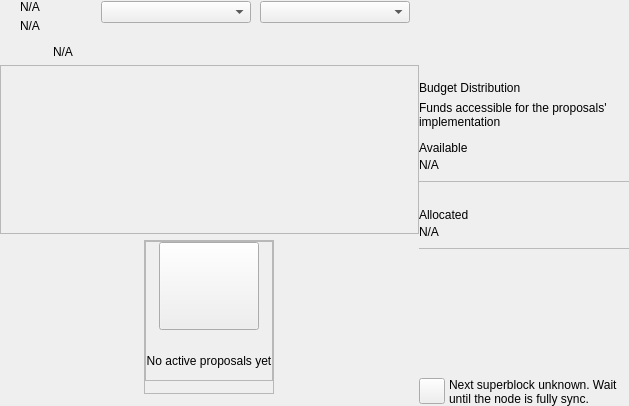
<?xml version="1.0" encoding="UTF-8"?>
<ui version="4.0">
 <class>governancewidget</class>
 <widget class="QWidget" name="governancewidget">
  <property name="geometry">
   <rect>
    <x>0</x>
    <y>0</y>
    <width>629</width>
    <height>406</height>
   </rect>
  </property>
  <property name="minimumSize">
   <size>
    <width>0</width>
    <height>150</height>
   </size>
  </property>
  <property name="windowTitle">
   <string notr="true">N/A</string>
  </property>
  <layout class="QHBoxLayout" name="horizontalLayout_1" stretch="2,1">
   <property name="spacing">
    <number>0</number>
   </property>
   <property name="leftMargin">
    <number>0</number>
   </property>
   <property name="topMargin">
    <number>0</number>
   </property>
   <property name="rightMargin">
    <number>0</number>
   </property>
   <property name="bottomMargin">
    <number>0</number>
   </property>
   <item>
    <widget class="QWidget" name="left" native="true">
     <layout class="QVBoxLayout" name="verticalLayout_1" stretch="0,0,1,0">
      <property name="leftMargin">
       <number>0</number>
      </property>
      <property name="topMargin">
       <number>0</number>
      </property>
      <property name="rightMargin">
       <number>0</number>
      </property>
      <property name="bottomMargin">
       <number>0</number>
      </property>
      <item>
       <widget class="QWidget" name="containerTitles" native="true">
        <property name="maximumSize">
         <size>
          <width>16777215</width>
          <height>60</height>
         </size>
        </property>
        <layout class="QHBoxLayout" name="horizontalLayout_2">
         <property name="spacing">
          <number>0</number>
         </property>
         <property name="leftMargin">
          <number>20</number>
         </property>
         <property name="topMargin">
          <number>0</number>
         </property>
         <property name="rightMargin">
          <number>0</number>
         </property>
         <property name="bottomMargin">
          <number>0</number>
         </property>
         <item>
          <layout class="QVBoxLayout" name="verticalLayout_2">
           <property name="spacing">
            <number>5</number>
           </property>
           <item>
            <widget class="QLabel" name="labelTitle">
             <property name="text">
              <string notr="true">N/A</string>
             </property>
            </widget>
           </item>
           <item alignment="Qt::AlignTop">
            <widget class="QLabel" name="labelSubtitle1">
             <property name="text">
              <string notr="true">N/A</string>
             </property>
            </widget>
           </item>
          </layout>
         </item>
         <item>
          <spacer name="horizontalSpacer">
           <property name="orientation">
            <enum>Qt::Horizontal</enum>
           </property>
           <property name="sizeHint" stdset="0">
            <size>
             <width>40</width>
             <height>20</height>
            </size>
           </property>
          </spacer>
         </item>
         <item>
          <widget class="QWidget" name="containerSort" native="true">
           <property name="minimumSize">
            <size>
             <width>0</width>
             <height>0</height>
            </size>
           </property>
           <layout class="QHBoxLayout" name="horizontalLayout_3">
            <property name="leftMargin">
             <number>0</number>
            </property>
            <property name="topMargin">
             <number>0</number>
            </property>
            <item>
             <widget class="QComboBox" name="comboBoxSort">
              <property name="minimumSize">
               <size>
                <width>150</width>
                <height>0</height>
               </size>
              </property>
             </widget>
            </item>
           </layout>
          </widget>
         </item>
         <item>
          <widget class="QWidget" name="containerFilter" native="true">
           <property name="minimumSize">
            <size>
             <width>0</width>
             <height>0</height>
            </size>
           </property>
           <layout class="QHBoxLayout" name="horizontalLayout_4">
            <property name="leftMargin">
             <number>0</number>
            </property>
            <property name="topMargin">
             <number>0</number>
            </property>
            <item>
             <widget class="QComboBox" name="comboBoxFilter">
              <property name="minimumSize">
               <size>
                <width>115</width>
                <height>0</height>
               </size>
              </property>
              <property name="sizeAdjustPolicy">
               <enum>QComboBox::AdjustToMinimumContentsLength</enum>
              </property>
              <property name="minimumContentsLength">
               <number>15</number>
              </property>
             </widget>
            </item>
           </layout>
          </widget>
         </item>
        </layout>
       </widget>
      </item>
      <item>
       <widget class="QWidget" name="layoutWarning" native="true">
        <property name="maximumSize">
         <size>
          <width>16777215</width>
          <height>40</height>
         </size>
        </property>
        <layout class="QVBoxLayout" name="verticalLayout_3">
         <property name="spacing">
          <number>0</number>
         </property>
         <property name="leftMargin">
          <number>0</number>
         </property>
         <property name="topMargin">
          <number>0</number>
         </property>
         <property name="rightMargin">
          <number>0</number>
         </property>
         <property name="bottomMargin">
          <number>0</number>
         </property>
         <item>
          <widget class="QWidget" name="containerWarning" native="true">
           <layout class="QVBoxLayout" name="verticalLayout_4">
            <property name="spacing">
             <number>6</number>
            </property>
            <property name="leftMargin">
             <number>18</number>
            </property>
            <property name="topMargin">
             <number>6</number>
            </property>
            <property name="rightMargin">
             <number>20</number>
            </property>
            <property name="bottomMargin">
             <number>0</number>
            </property>
            <item>
             <widget class="QFrame" name="frameWarning">
              <property name="styleSheet">
               <string notr="true">border:none;</string>
              </property>
              <property name="frameShape">
               <enum>QFrame::StyledPanel</enum>
              </property>
              <property name="frameShadow">
               <enum>QFrame::Raised</enum>
              </property>
              <layout class="QHBoxLayout" name="horizontalLayout_5" stretch="0,2">
               <property name="spacing">
                <number>3</number>
               </property>
               <property name="leftMargin">
                <number>0</number>
               </property>
               <property name="topMargin">
                <number>0</number>
               </property>
               <property name="rightMargin">
                <number>0</number>
               </property>
               <property name="bottomMargin">
                <number>0</number>
               </property>
               <item alignment="Qt::AlignVCenter">
                <widget class="QPushButton" name="imgWarning">
                 <property name="styleSheet">
                  <string notr="true">border:none;</string>
                 </property>
                 <property name="text">
                  <string/>
                 </property>
                 <property name="iconSize">
                  <size>
                   <width>24</width>
                   <height>24</height>
                  </size>
                 </property>
                </widget>
               </item>
               <item alignment="Qt::AlignVCenter">
                <widget class="QLabel" name="lblWarning">
                 <property name="styleSheet">
                  <string notr="true"/>
                 </property>
                 <property name="text">
                  <string notr="true">N/A</string>
                 </property>
                 <property name="alignment">
                  <set>Qt::AlignBottom|Qt::AlignLeading|Qt::AlignLeft</set>
                 </property>
                </widget>
               </item>
              </layout>
             </widget>
            </item>
           </layout>
          </widget>
         </item>
        </layout>
       </widget>
      </item>
      <item>
       <widget class="QWidget" name="mainContainer" native="true">
        <property name="sizePolicy">
         <sizepolicy hsizetype="Expanding" vsizetype="Expanding">
          <horstretch>0</horstretch>
          <verstretch>0</verstretch>
         </sizepolicy>
        </property>
        <layout class="QVBoxLayout" name="verticalLayout_5">
         <property name="spacing">
          <number>0</number>
         </property>
         <property name="leftMargin">
          <number>0</number>
         </property>
         <property name="topMargin">
          <number>0</number>
         </property>
         <property name="rightMargin">
          <number>0</number>
         </property>
         <property name="bottomMargin">
          <number>0</number>
         </property>
         <item>
          <widget class="QScrollArea" name="scrollArea">
           <property name="styleSheet">
            <string notr="true"/>
           </property>
           <property name="horizontalScrollBarPolicy">
            <enum>Qt::ScrollBarAlwaysOff</enum>
           </property>
           <property name="widgetResizable">
            <bool>true</bool>
           </property>
           <property name="alignment">
            <set>Qt::AlignLeading|Qt::AlignLeft|Qt::AlignTop</set>
           </property>
           <widget class="QWidget" name="scrollAreaWidgetContents">
            <property name="geometry">
             <rect>
              <x>0</x>
              <y>0</y>
              <width>417</width>
              <height>157</height>
             </rect>
            </property>
           </widget>
          </widget>
         </item>
        </layout>
       </widget>
      </item>
      <item alignment="Qt::AlignHCenter|Qt::AlignVCenter">
       <widget class="QFrame" name="emptyContainer">
        <property name="sizePolicy">
         <sizepolicy hsizetype="Expanding" vsizetype="Expanding">
          <horstretch>0</horstretch>
          <verstretch>0</verstretch>
         </sizepolicy>
        </property>
        <property name="minimumSize">
         <size>
          <width>0</width>
          <height>100</height>
         </size>
        </property>
        <property name="styleSheet">
         <string notr="true">margin-bottom:12px;</string>
        </property>
        <property name="frameShape">
         <enum>QFrame::StyledPanel</enum>
        </property>
        <property name="frameShadow">
         <enum>QFrame::Raised</enum>
        </property>
        <layout class="QVBoxLayout" name="verticalLayout_6" stretch="8">
         <property name="spacing">
          <number>0</number>
         </property>
         <property name="leftMargin">
          <number>0</number>
         </property>
         <property name="topMargin">
          <number>0</number>
         </property>
         <property name="rightMargin">
          <number>0</number>
         </property>
         <property name="bottomMargin">
          <number>0</number>
         </property>
         <item alignment="Qt::AlignHCenter|Qt::AlignVCenter">
          <widget class="QFrame" name="emptyScreen">
           <property name="sizePolicy">
            <sizepolicy hsizetype="Expanding" vsizetype="Expanding">
             <horstretch>0</horstretch>
             <verstretch>0</verstretch>
            </sizepolicy>
           </property>
           <property name="frameShape">
            <enum>QFrame::StyledPanel</enum>
           </property>
           <property name="frameShadow">
            <enum>QFrame::Raised</enum>
           </property>
           <layout class="QVBoxLayout" name="verticalLayout_7">
            <property name="spacing">
             <number>12</number>
            </property>
            <property name="leftMargin">
             <number>0</number>
            </property>
            <property name="topMargin">
             <number>0</number>
            </property>
            <property name="rightMargin">
             <number>0</number>
            </property>
            <property name="bottomMargin">
             <number>0</number>
            </property>
            <item alignment="Qt::AlignHCenter|Qt::AlignVCenter">
             <widget class="QPushButton" name="pushImgEmpty">
              <property name="minimumSize">
               <size>
                <width>100</width>
                <height>100</height>
               </size>
              </property>
              <property name="maximumSize">
               <size>
                <width>100</width>
                <height>100</height>
               </size>
              </property>
              <property name="text">
               <string/>
              </property>
              <property name="iconSize">
               <size>
                <width>100</width>
                <height>100</height>
               </size>
              </property>
             </widget>
            </item>
            <item alignment="Qt::AlignHCenter|Qt::AlignVCenter">
             <widget class="QLabel" name="labelEmpty">
              <property name="styleSheet">
               <string notr="true"/>
              </property>
              <property name="text">
               <string>No active proposals yet</string>
              </property>
              <property name="alignment">
               <set>Qt::AlignCenter</set>
              </property>
             </widget>
            </item>
           </layout>
          </widget>
         </item>
        </layout>
       </widget>
      </item>
     </layout>
    </widget>
   </item>
   <item>
    <widget class="QWidget" name="right" native="true">
     <layout class="QVBoxLayout" name="verticalLayout_8">
      <property name="leftMargin">
       <number>0</number>
      </property>
      <property name="topMargin">
       <number>0</number>
      </property>
      <property name="rightMargin">
       <number>0</number>
      </property>
      <property name="bottomMargin">
       <number>0</number>
      </property>
      <item>
       <layout class="QVBoxLayout" name="verticalLayout_9" stretch="0,0,0">
        <property name="spacing">
         <number>6</number>
        </property>
        <item>
         <widget class="OptionButton" name="btnCreateProposal" native="true">
          <property name="minimumSize">
           <size>
            <width>0</width>
            <height>60</height>
           </size>
          </property>
         </widget>
        </item>
        <item>
         <spacer name="verticalSpacer_1">
          <property name="orientation">
           <enum>Qt::Vertical</enum>
          </property>
          <property name="sizeType">
           <enum>QSizePolicy::Fixed</enum>
          </property>
          <property name="sizeHint" stdset="0">
           <size>
            <width>20</width>
            <height>6</height>
           </size>
          </property>
         </spacer>
        </item>
        <item>
         <widget class="QWidget" name="containerBudget" native="true">
          <property name="minimumSize">
           <size>
            <width>0</width>
            <height>200</height>
           </size>
          </property>
          <layout class="QVBoxLayout" name="verticalLayout_10">
           <property name="leftMargin">
            <number>0</number>
           </property>
           <property name="rightMargin">
            <number>0</number>
           </property>
           <property name="bottomMargin">
            <number>0</number>
           </property>
           <item>
            <widget class="QLabel" name="labelBudget">
             <property name="text">
              <string>Budget Distribution</string>
             </property>
            </widget>
           </item>
           <item>
            <widget class="QLabel" name="labelBudgetSubTitle">
             <property name="text">
              <string>Funds accessible for the proposals' implementation</string>
             </property>
             <property name="wordWrap">
              <bool>true</bool>
             </property>
            </widget>
           </item>
           <item>
            <spacer name="verticalSpacer_2">
             <property name="orientation">
              <enum>Qt::Vertical</enum>
             </property>
             <property name="sizeType">
              <enum>QSizePolicy::Fixed</enum>
             </property>
             <property name="sizeHint" stdset="0">
              <size>
               <width>20</width>
               <height>6</height>
              </size>
             </property>
            </spacer>
           </item>
           <item>
            <widget class="QWidget" name="widget" native="true">
             <layout class="QVBoxLayout" name="verticalLayout_11">
              <property name="spacing">
               <number>3</number>
              </property>
              <property name="leftMargin">
               <number>0</number>
              </property>
              <property name="topMargin">
               <number>0</number>
              </property>
              <property name="rightMargin">
               <number>0</number>
              </property>
              <property name="bottomMargin">
               <number>0</number>
              </property>
              <item alignment="Qt::AlignBottom">
               <widget class="QLabel" name="labelAvailableTitle">
                <property name="text">
                 <string>Available</string>
                </property>
               </widget>
              </item>
              <item>
               <widget class="QLabel" name="labelAvailableAmount">
                <property name="text">
                 <string notr="true">N/A</string>
                </property>
               </widget>
              </item>
              <item>
               <spacer name="verticalSpacer_3">
                <property name="orientation">
                 <enum>Qt::Vertical</enum>
                </property>
                <property name="sizeType">
                 <enum>QSizePolicy::Fixed</enum>
                </property>
                <property name="sizeHint" stdset="0">
                 <size>
                  <width>20</width>
                  <height>6</height>
                 </size>
                </property>
               </spacer>
              </item>
              <item>
               <widget class="QWidget" name="line" native="true">
                <property name="minimumSize">
                 <size>
                  <width>0</width>
                  <height>1</height>
                 </size>
                </property>
                <property name="maximumSize">
                 <size>
                  <width>16777215</width>
                  <height>1</height>
                 </size>
                </property>
                <property name="styleSheet">
                 <string notr="true">background-color:#bababa;</string>
                </property>
               </widget>
              </item>
             </layout>
            </widget>
           </item>
           <item>
            <spacer name="verticalSpacer_4">
             <property name="orientation">
              <enum>Qt::Vertical</enum>
             </property>
             <property name="sizeType">
              <enum>QSizePolicy::Fixed</enum>
             </property>
             <property name="sizeHint" stdset="0">
              <size>
               <width>20</width>
               <height>20</height>
              </size>
             </property>
            </spacer>
           </item>
           <item>
            <widget class="QWidget" name="widget_2" native="true">
             <layout class="QVBoxLayout" name="verticalLayout_12">
              <property name="spacing">
               <number>3</number>
              </property>
              <property name="leftMargin">
               <number>0</number>
              </property>
              <property name="topMargin">
               <number>0</number>
              </property>
              <property name="rightMargin">
               <number>0</number>
              </property>
              <property name="bottomMargin">
               <number>0</number>
              </property>
              <item alignment="Qt::AlignBottom">
               <widget class="QLabel" name="labelAllocatedTitle">
                <property name="text">
                 <string>Allocated</string>
                </property>
               </widget>
              </item>
              <item>
               <widget class="QLabel" name="labelAllocatedAmount">
                <property name="text">
                 <string notr="true">N/A</string>
                </property>
               </widget>
              </item>
              <item>
               <spacer name="verticalSpacer_5">
                <property name="orientation">
                 <enum>Qt::Vertical</enum>
                </property>
                <property name="sizeType">
                 <enum>QSizePolicy::Fixed</enum>
                </property>
                <property name="sizeHint" stdset="0">
                 <size>
                  <width>20</width>
                  <height>6</height>
                 </size>
                </property>
               </spacer>
              </item>
              <item>
               <widget class="QWidget" name="line2" native="true">
                <property name="minimumSize">
                 <size>
                  <width>0</width>
                  <height>1</height>
                 </size>
                </property>
                <property name="maximumSize">
                 <size>
                  <width>16777215</width>
                  <height>1</height>
                 </size>
                </property>
                <property name="styleSheet">
                 <string notr="true">background-color:#bababa;</string>
                </property>
               </widget>
              </item>
             </layout>
            </widget>
           </item>
           <item>
            <spacer name="verticalSpacer_6">
             <property name="orientation">
              <enum>Qt::Vertical</enum>
             </property>
             <property name="sizeHint" stdset="0">
              <size>
               <width>20</width>
               <height>40</height>
              </size>
             </property>
            </spacer>
           </item>
           <item>
            <widget class="QWidget" name="containerSuperblockInfo" native="true">
             <layout class="QHBoxLayout" name="horizontalLayout_6">
              <property name="spacing">
               <number>4</number>
              </property>
              <property name="leftMargin">
               <number>0</number>
              </property>
              <property name="topMargin">
               <number>0</number>
              </property>
              <property name="rightMargin">
               <number>0</number>
              </property>
              <property name="bottomMargin">
               <number>0</number>
              </property>
              <item alignment="Qt::AlignTop">
               <widget class="QPushButton" name="iconClock">
                <property name="minimumSize">
                 <size>
                  <width>26</width>
                  <height>26</height>
                 </size>
                </property>
                <property name="maximumSize">
                 <size>
                  <width>26</width>
                  <height>26</height>
                 </size>
                </property>
                <property name="text">
                 <string/>
                </property>
                <property name="iconSize">
                 <size>
                  <width>26</width>
                  <height>26</height>
                 </size>
                </property>
               </widget>
              </item>
              <item>
               <widget class="QLabel" name="labelNextSuperblock">
                <property name="text">
                 <string notr="true">Next superblock unknown. Wait until the node is fully sync.</string>
                </property>
                <property name="wordWrap">
                 <bool>true</bool>
                </property>
               </widget>
              </item>
             </layout>
            </widget>
           </item>
          </layout>
         </widget>
        </item>
       </layout>
      </item>
     </layout>
    </widget>
   </item>
  </layout>
 </widget>
 <customwidgets>
  <customwidget>
   <class>OptionButton</class>
   <extends>QWidget</extends>
   <header>qt/matx/optionbutton.h</header>
   <container>1</container>
  </customwidget>
 </customwidgets>
 <resources/>
 <connections/>
</ui>
